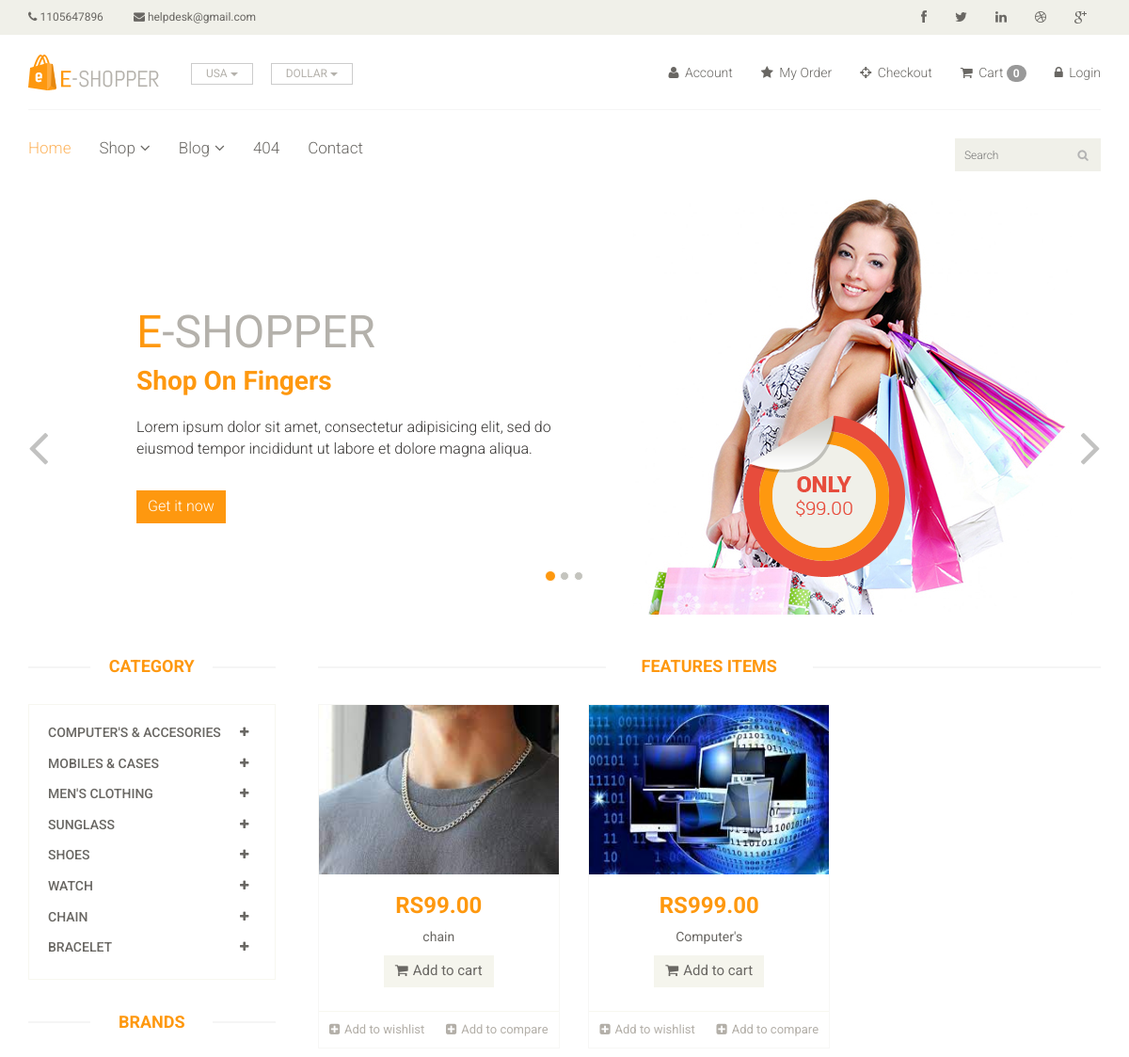
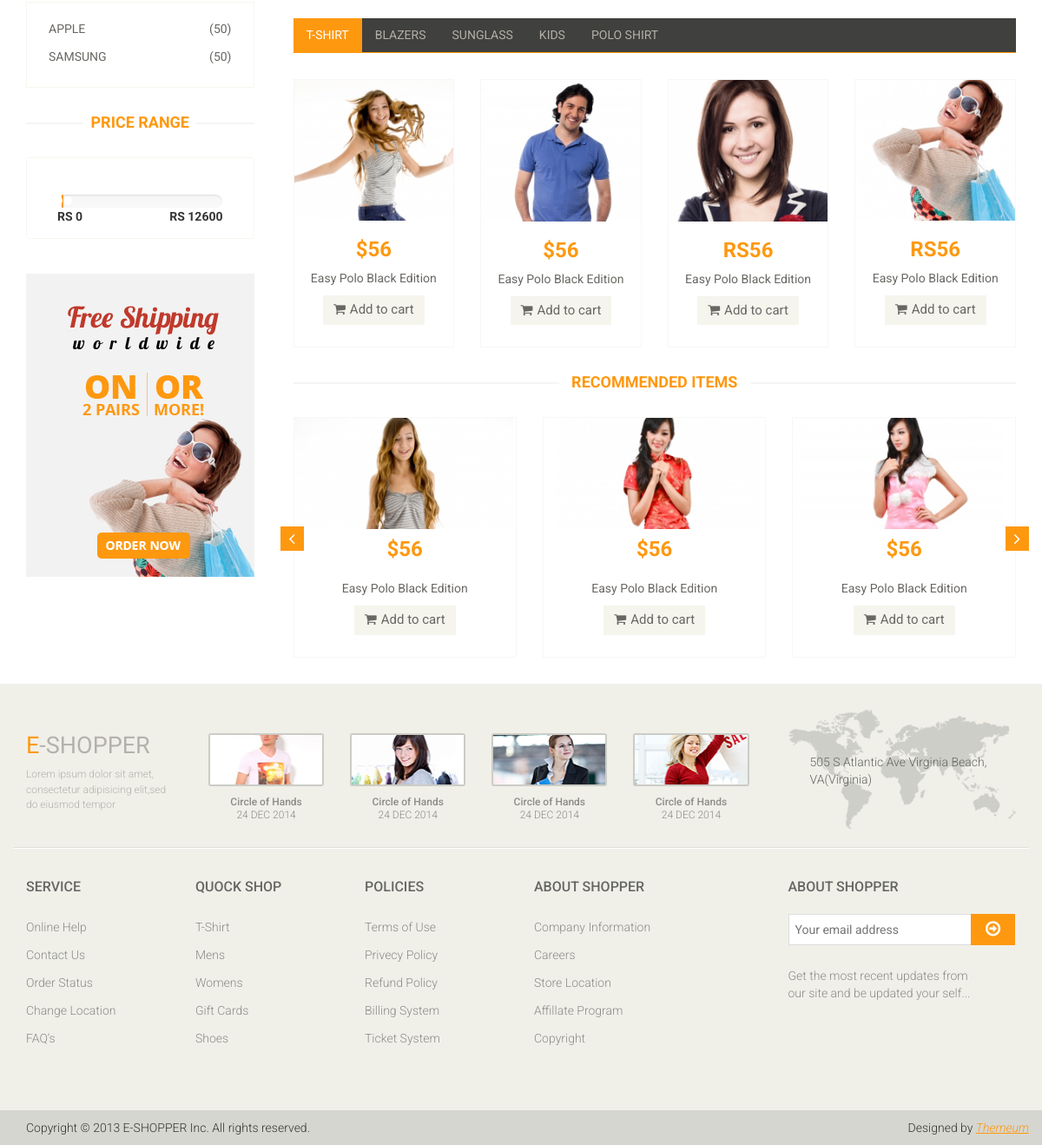
/?category=1, run on the app's committed database (2 pictures, top to bottom).
### app/models.py (models this page shows, shortened)
class Category(models.Model):
        name = models.CharField(max_length=150)

class Brand(models.Model):
    name = models.CharField(max_length=150)

class Product(models.Model):
    category = models.ForeignKey(Category, on_delete=models.CASCADE, null=False, default='')
    sub_category = models.ForeignKey(Sub_Category, on_delete=models.CASCADE, null=False, default='')
    brand = models.ForeignKey(Brand, on_delete=models.CASCADE, null=True)
    image = models.ImageField(upload_to='ecommrce/ping')
    name = models.CharField(max_length=100)
    price = models.DecimalField(max_digits=10, decimal_places=2)

### Eshop/views.py (the view)
# urls.py: path('', views.INDEX, name='index'),
def INDEX(request):
    category = Category.objects.all()
    brand = Brand.objects.all()
    brandID = request.GET.get('brand')
    categoryID = request.GET.get('category')
    if categoryID:
        product = Product.objects.filter(sub_category = categoryID).order_by('-id')
    elif brandID:
        Product.objects.filter(brand=brandID).order_by('-id')
    else:
        product = Product.objects.all()
    context = {
        'category': category,
        'product' : product,
        'brand': brand
    }
    return render(request,'index.html',context )

### templates/index.html (shortened to what this page needs)
{% extends 'base.html' %}
 {% block body %}
<section id="slider">
		<div class="container">
			<div class="row">
				<div class="col-sm-12">
					<div id="slider-carousel" class="carousel slide" data-ride="carousel">
						<ol class="carousel-indicators">
							<li data-target="#slider-carousel" data-slide-to="0" class="active"></li>
							<li data-target="#slider-carousel" data-slide-to="1"></li>
							<li data-target="#slider-carousel" data-slide-to="2"></li>
						</ol>
						<div class="carousel-inner">
							<div class="item active">
								<div class="col-sm-6">
									<h1><span>E</span>-SHOPPER</h1>
									<h2 style="color:#FE980F;" >Shop On Fingers</h2>
									<p>Lorem ipsum dolor sit amet, consectetur adipisicing elit, sed do eiusmod tempor incididunt ut labore et dolore magna aliqua. </p>
									<button type="button" class="btn btn-default get">Get it now</button>
								</div>
								<div class="col-sm-6">
									<img src="/static/images/home/girl1.jpg" class="girl img-responsive" alt="" />
									<img src="/static/images/home/pricing.png"  class="pricing" alt="" />
								</div>
							</div>
						</div>
						<a href="#slider-carousel" class="left control-carousel hidden-xs" data-slide="prev">
							<i class="fa fa-angle-left"></i>
						</a>
						<a href="#slider-carousel" class="right control-carousel hidden-xs" data-slide="next">
							<i class="fa fa-angle-right"></i>
						</a>
					</div>
				</div>
			</div>
		</div>
	</section>
<section>
		<div class="container">
			<div class="row">
				<div class="col-sm-3">
					<div class="left-sidebar">
						<h2>Category</h2>
						<div class="panel-group category-products" id="accordian">
              {% for cat in category %}
							<div class="panel panel-default">
								<div class="panel-heading">
									<h4 class="panel-title">
										<a data-toggle="collapse" data-parent="#accordian" href="#{{cat.id}}">
											<span class="badge pull-right"><i class="fa fa-plus"></i></span>
											{{cat.name}}
										</a>
									</h4>
								</div>
							</div>
							{% endfor %}
						</div>
						<div class="brands_products">
							<h2>Brands</h2>
							<div class="brands-name">
								<ul class="nav nav-pills nav-stacked">
									{% for i in brand %}
									<li><a href="/?brand={{i.id}}/"> <span class="pull-right">(50)</span>{{i.name}}</a></li>
									{% endfor %}
								</ul>
							</div>
						</div>
						<div class="price-range">
							<h2>Price Range</h2>
							<div class="well text-center">
								 <input type="text" class="span2" value="" data-slider-min="0" data-slider-max="12600" data-slider-step="5" data-slider-value="[250,450]" id="sl2" ><br />
								 <b class="pull-left">RS 0</b> <b class="pull-right">RS 12600</b>
							</div>
						</div>
						<div class="shipping text-center">
							<img src="images/home/shipping.jpg" alt="" />
						</div>
					</div>
				</div>
				<div class="col-sm-9 padding-right">
					<div class="features_items">
						<h2 class="title text-center">Features Items</h2>
                             {% for prod in product  %}
						<div class="col-sm-4">
							<div class="product-image-wrapper">
								<div class="single-products">
										<div class="productinfo text-center">
											<img src="{{prod.image }}" alt="" height="180px" width="100px"/>
											<h2>RS{{prod.price}}</h2>
											<p>{{prod.name}}</p>
											<a href="{% url 'cart_add' prod.id %}" class="btn btn-default add-to-cart"><i class="fa fa-shopping-cart"></i>Add to cart</a>
										</div>
										<div class="product-overlay">
											<div class="overlay-content">
											</div>
										</div>
								</div>
								<div class="choose">
									<ul class="nav nav-pills nav-justified">
										<li><a href="#"><i class="fa fa-plus-square"></i>Add to wishlist</a></li>
										<li><a href="#"><i class="fa fa-plus-square"></i>Add to compare</a></li>
									</ul>
								</div>
							</div>
						</div>
                   {% endfor %}
					</div>
					<div class="category-tab">
						<div class="col-sm-12">
							<ul class="nav nav-tabs">
								<li class="active"><a href="#tshirt" data-toggle="tab">T-Shirt</a></li>
								<li><a href="#blazers" data-toggle="tab">Blazers</a></li>
								<li><a href="#sunglass" data-toggle="tab">Sunglass</a></li>
								<li><a href="#kids" data-toggle="tab">Kids</a></li>
								<li><a href="#poloshirt" data-toggle="tab">Polo shirt</a></li>
							</ul>
						</div>
						<div class="tab-content">
							<div class="tab-pane fade active in" id="tshirt" >
								<div class="col-sm-3">
									<div class="product-image-wrapper">
										<div class="single-products">
											<div class="productinfo text-center">
												<img src="images/home/gallery1.jpg" alt="" />
												<h2>$56</h2>
												<p>Easy Polo Black Edition</p>
												<a href="#" class="btn btn-default add-to-cart"><i class="fa fa-shopping-cart"></i>Add to cart</a>
											</div>
										</div>
									</div>
								</div>
								<div class="col-sm-3">
									<div class="product-image-wrapper">
										<div class="single-products">
											<div class="productinfo text-center">
												<img src="images/home/gallery2.jpg" alt="" />
												<h2>$56</h2>
												<p>Easy Polo Black Edition</p>
												<a href="#" class="btn btn-default add-to-cart"><i class="fa fa-shopping-cart"></i>Add to cart</a>
											</div>
										</div>
									</div>
								</div>
								<div class="col-sm-3">
									<div class="product-image-wrapper">
										<div class="single-products">
											<div class="productinfo text-center">
												<img src="images/home/gallery3.jpg" alt="" />
												<h2>RS56</h2>
												<p>Easy Polo Black Edition</p>
												<a href="#" class="btn btn-default add-to-cart"><i class="fa fa-shopping-cart"></i>Add to cart</a>
											</div>
										</div>
									</div>
								</div>
								<div class="col-sm-3">
									<div class="product-image-wrapper">
										<div class="single-products">
											<div class="productinfo text-center">
												<img src="images/home/gallery4.jpg" alt="" />
												<h2>RS56</h2>
												<p>Easy Polo Black Edition</p>
												<a href="#" class="btn btn-default add-to-cart"><i class="fa fa-shopping-cart"></i>Add to cart</a>
											</div>
										</div>
									</div>
								</div>
							</div>
						</div>
					</div>
					<div class="recommended_items">
						<h2 class="title text-center">recommended items</h2>
						<div id="recommended-item-carousel" class="carousel slide" data-ride="carousel">
							<div class="carousel-inner">
								<div class="item active">
									<div class="col-sm-4">
										<div class="product-image-wrapper">
											<div class="single-products">
												<div class="productinfo text-center">
													<img src="images/home/recommend1.jpg" alt="" />
													<h2>$56</h2>
													<p>Easy Polo Black Edition</p>
													<a href="#" class="btn btn-default add-to-cart"><i class="fa fa-shopping-cart"></i>Add to cart</a>
												</div>
											</div>
										</div>
									</div>
									<div class="col-sm-4">
										<div class="product-image-wrapper">
											<div class="single-products">
												<div class="productinfo text-center">
													<img src="images/home/recommend2.jpg" alt="" />
													<h2>$56</h2>
													<p>Easy Polo Black Edition</p>
													<a href="#" class="btn btn-default add-to-cart"><i class="fa fa-shopping-cart"></i>Add to cart</a>
												</div>
											</div>
										</div>
									</div>
									<div class="col-sm-4">
										<div class="product-image-wrapper">
											<div class="single-products">
												<div class="productinfo text-center">
													<img src="images/home/recommend3.jpg" alt="" />
													<h2>$56</h2>
													<p>Easy Polo Black Edition</p>
													<a href="#" class="btn btn-default add-to-cart"><i class="fa fa-shopping-cart"></i>Add to cart</a>
												</div>
											</div>
										</div>
									</div>
								</div>
							</div>
							 <a class="left recommended-item-control" href="#recommended-item-carousel" data-slide="prev">
								<i class="fa fa-angle-left"></i>
							  </a>
							  <a class="right recommended-item-control" href="#recommended-item-carousel" data-slide="next">
								<i class="fa fa-angle-right"></i>
							  </a>
						</div>
					</div>
				</div>
			</div>
		</div>
	</section>
{% endblock %}

### data on the page
Category: name "COMPUTER'S & ACCESORIES"
Category: name "MOBILES & CASES"
Category: name "MEN'S CLOTHING"
Category: name "SUNGLASS"
Category: name "SHOES"
Category: name "WATCH"
Category: name "CHAIN"
Category: name "BRACELET"
Brand: name "APPLE"
Brand: name "SAMSUNG"
Product: image (picture), price "99.00", name "chain"
Product: image (picture), price "999.00", name "Computer's"

### other printed values
{{ request.session.cart|length }} "0"
